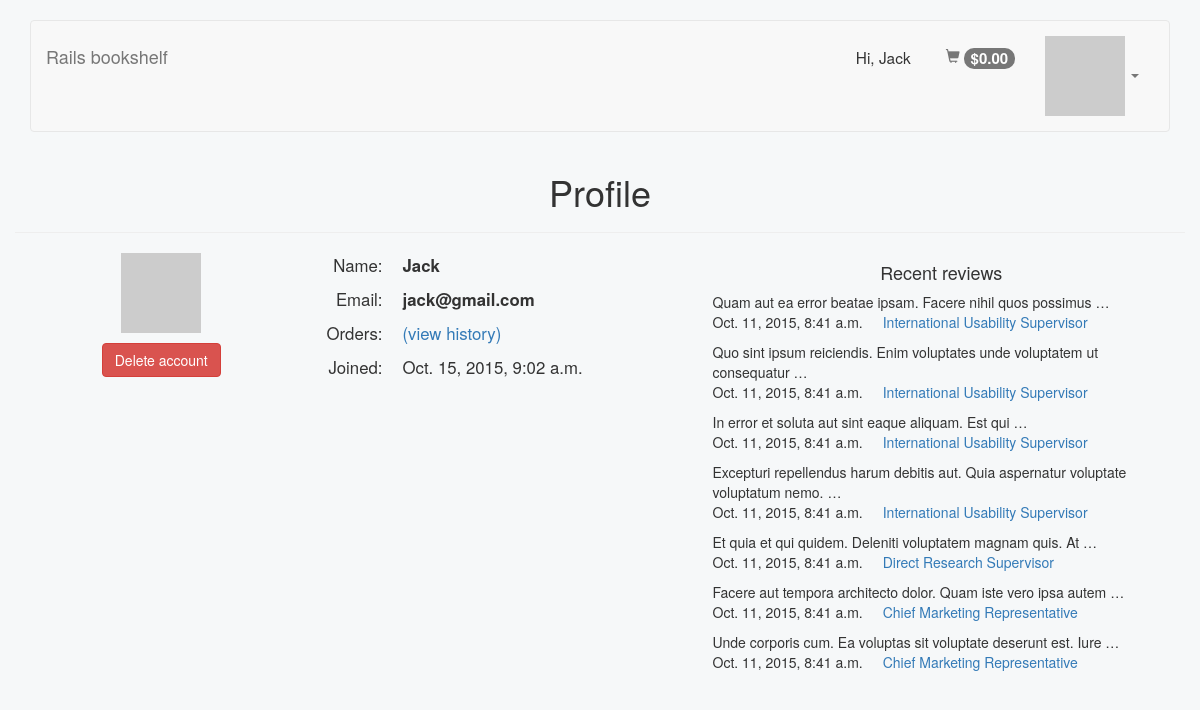
/users/1/ (signed in), run on the app's committed database.
### store/models.py (models this page shows, shortened)
class UserInfo(models.Model):
    user = models.OneToOneField(User)
    @property
    def shopping_cart_total_price(self):
        return sum([sc.book.price for sc in self.user.shoppingcartitem_set.all()])

class ChangeTimeMixin(models.Model):
    created_at = models.DateTimeField(
        auto_now_add=True,
        null=True, blank=True
    )
    updated_at = models.DateTimeField(
        null=True, blank=True
    )
    class Meta:
        abstract = True

class Review(ChangeTimeMixin):
    text = models.TextField()
    book = models.ForeignKey(Book)
    user = models.ForeignKey(User)

class Book(models.Model):
    title = models.CharField(
        max_length=255
    )
    author = models.CharField(
        max_length=150
    )
    description = models.TextField()
    price = models.DecimalField(
        max_digits=6, decimal_places=2
    )
    pub_date = models.DateField(
        null=True, blank=True
    )
    amazon_id = models.CharField(
        max_length=50, unique=True,
        validators=[RegexValidator(r'[\d\-]+')],
        blank=True,
    )
    isbn = models.CharField(
        max_length=12, unique=True,
        validators=[RegexValidator(r'[\dA-Z]+')]
    )

### store/views.py (the view)
# urls.py: url(r'^users/(?P<pk>\d+)/$', UserDetailView.as_view(), name='user-detail'),
class UserDetailView(DetailView):
    model = User

### store/templates/auth/user_detail.html (shortened to what this page needs)
{% extends "base.html" %}
{% block content %}
<div class='row'>
    <h1 class='text-center'>
        Profile
    </h1>
    <hr>
    <div class='col-md-3 text-center'>
        <img src="http://www.gravatar.com/avatar/77864601526fc73452f5c7f942ac4ff4?s=200" alt="77864601526fc73452f5c7f942ac4ff4?s=200" />
        <p>
            <form class="button_to" method="post" action="/users/2">
                <input data-confirm="Are you sure ?" class="btn btn-md btn-danger" type="submit" value="Delete account" />
            </form>
        </p>
    </div>
    <div class='col-md-4'>
        <dl class='dl-horizontal user-profile-info'>
            <dt>Name:</dt>
            <dd>
                <strong>{{ user.first_name }}</strong>
            </dd>
            <dt>Email:</dt>
            <dd>
                <strong>{{ user.email }}</strong>
            </dd>
            <dt>Orders:</dt>
            <dd>
                <a href="{% url 'orders' %}">(view history)</a>
            </dd>
            <dt>Joined:</dt>
            <dd>{{ user.date_joined }}</dd>
        </dl>
    </div>
    <div class='col-md-5'>
        <h4 class='text-center'>Recent reviews</h4>
        {% for review in request.user.review_set.all %}
        <ul class="list-unstyled recent-reviews">
            <li class="clearfix">
                <div>{{ review.text|truncatewords:10|safe }}</div>
                <div class="review-data clearfix">
                    <div class="pull-left">{{ review.created_at }}</div>
                    <div class="pull-left">
                        <a href="{% url 'book' review.book.pk %}">{{ review.book.title }}</a>
                    </div>
                </div>
            </li>
        </ul>
        {% empty %}
        <div class='alert alert-info alert-big text-center'>You have not wrote any review yet</div>
        {% endfor %}
    </div>
</div>
{% endblock %}

### store/templates/base.html (shortened to what this page needs)
{% load bootstrap3 %}
{% load staticfiles %}
<!DOCTYPE html>
<html>
<head>
    {% bootstrap_css %}
    <link rel="stylesheet" type="text/css" href="{% static 'css/base.css' %}">
</head>
<body>
    <div class='container'>
        <nav class='navbar navbar-default'>
            <div class='container-fluid'>
                <div class='navbar-header'>
                    <a class='navbar-brand' href='/'>Rails bookshelf</a>
                </div>
                <div class='navbar-collapse collapse' id='navbar'>
                    {% if user.is_authenticated %}
                        {% if user.is_superuser %}
                            <ul class='nav navbar-nav navbar-right'>
                                <li class='dropdown'>
                                    <a aria-expanded='false' class='dropdown-toggle' data-toggle='dropdown' href='#' role='button'>
                                        <img src="http://www.gravatar.com/avatar/77864601526fc73452f5c7f942ac4ff4?s=40" alt="77864601526fc73452f5c7f942ac4ff4?s=40" />
                                        <span class='caret'></span>
                                    </a>
                                </li>
                            </ul>
                        {% endif %}
                        <ul class='nav navbar-nav navbar-right navbar-user'>
                            <li class='nav-user-name'>
                                <span>
                                    Hi, {{ user.first_name }}
                                </span>
                            </li>
                            <li>
                                <a href="{% url 'shopping-cart' %}">
                                    <span aria-hidden='true' class='glyphicon glyphicon-shopping-cart'></span>
                                    <span class='badge'>
                                        ${{ user.userinfo.shopping_cart_total_price|default:0.00|floatformat:2 }}
                                    </span>
                                </a>
                            </li>
                        </ul>
                    {% else %}
                    <ul class="nav navbar-nav navbar-right navbar-user">
                        <li>
                            <a href="{% url 'auth_login' %}">Sign in</a>
                        </li>
                    </ul>
                    {% endif %}
                </div>
            </div>
        </nav>
        {% block content %}
        {% endblock %}
    </div>
</body>
</html>

### store/static/css/base.css (style rules this page uses)
body { background-color: #f6f8f9; padding-top: 20px; padding-bottom: 20px; }
.navbar .nav-user-name { font-size: 1.1em; margin-top: 15px; margin-right: 20px; }
.navbar>.container-fluid .navbar-brand { margin-left: -15px; }
.navbar-header, .navbar .navbar-user { padding-top: 10px; height: 70px; }
.badge { font-size: 15px; }
.user-profile-info { font-size: 1.2em }
.user-profile-info dt { font-weight: normal; width: 60px }
.user-profile-info dd { padding-bottom: 10px; margin-left: 80px }
.recent-reviews .review-data div { margin-right: 20px; }

### data on the page
Review: text "Quam aut ea error beatae ipsam. Facere nihil quos possimus …", created_at "Oct. 11, 2015, 8:41 a.m.", book "International Usability Supervisor"
Review: text "Quo sint ipsum reiciendis. Enim voluptates unde voluptatem ut consequatur …", created_at "Oct. 11, 2015, 8:41 a.m.", book "International Usability Supervisor"
Review: text "In error et soluta aut sint eaque aliquam. Est qui …", created_at "Oct. 11, 2015, 8:41 a.m.", book "International Usability Supervisor"
Review: text "Excepturi repellendus harum debitis aut. Quia aspernatur voluptate voluptatum nemo. …", created_at "Oct. 11, 2015, 8:41 a.m.", book "International Usability Supervisor"
Review: text "Et quia et qui quidem. Deleniti voluptatem magnam quis. At …", created_at "Oct. 11, 2015, 8:41 a.m.", book "Direct Research Supervisor"
Review: text "Facere aut tempora architecto dolor. Quam iste vero ipsa autem …", created_at "Oct. 11, 2015, 8:41 a.m.", book "Chief Marketing Representative"
Review: text "Unde corporis cum. Ea voluptas sit voluptate deserunt est. Iure …", created_at "Oct. 11, 2015, 8:41 a.m.", book "Chief Marketing Representative"

### other printed values
{{ user.first_name }} "Jack"
{{ user.userinfo.shopping_cart_total_price|default:0.00|floatformat:2 }} "0.00"
{{ user.email }} "jack@gmail.com"
{{ user.date_joined }} "Oct. 15, 2015, 9:02 a.m."
